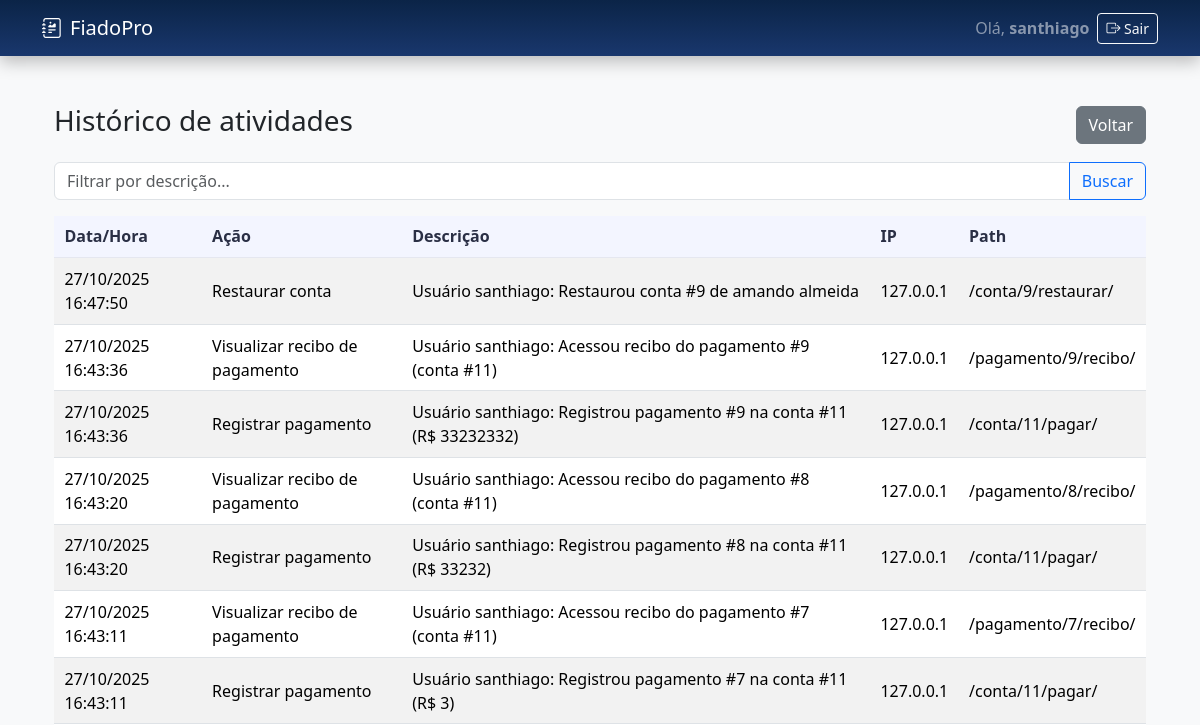
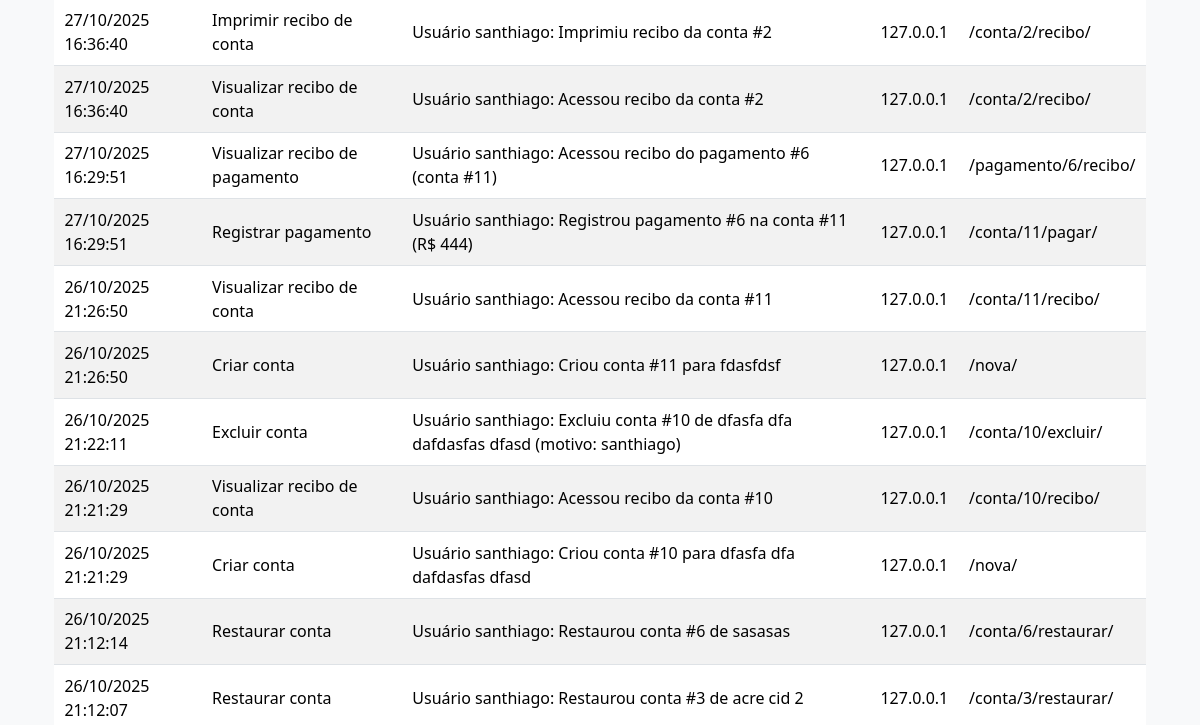
The page /historico/ (signed in, upper part) on the database as committed earlier (2 pictures, top to bottom).
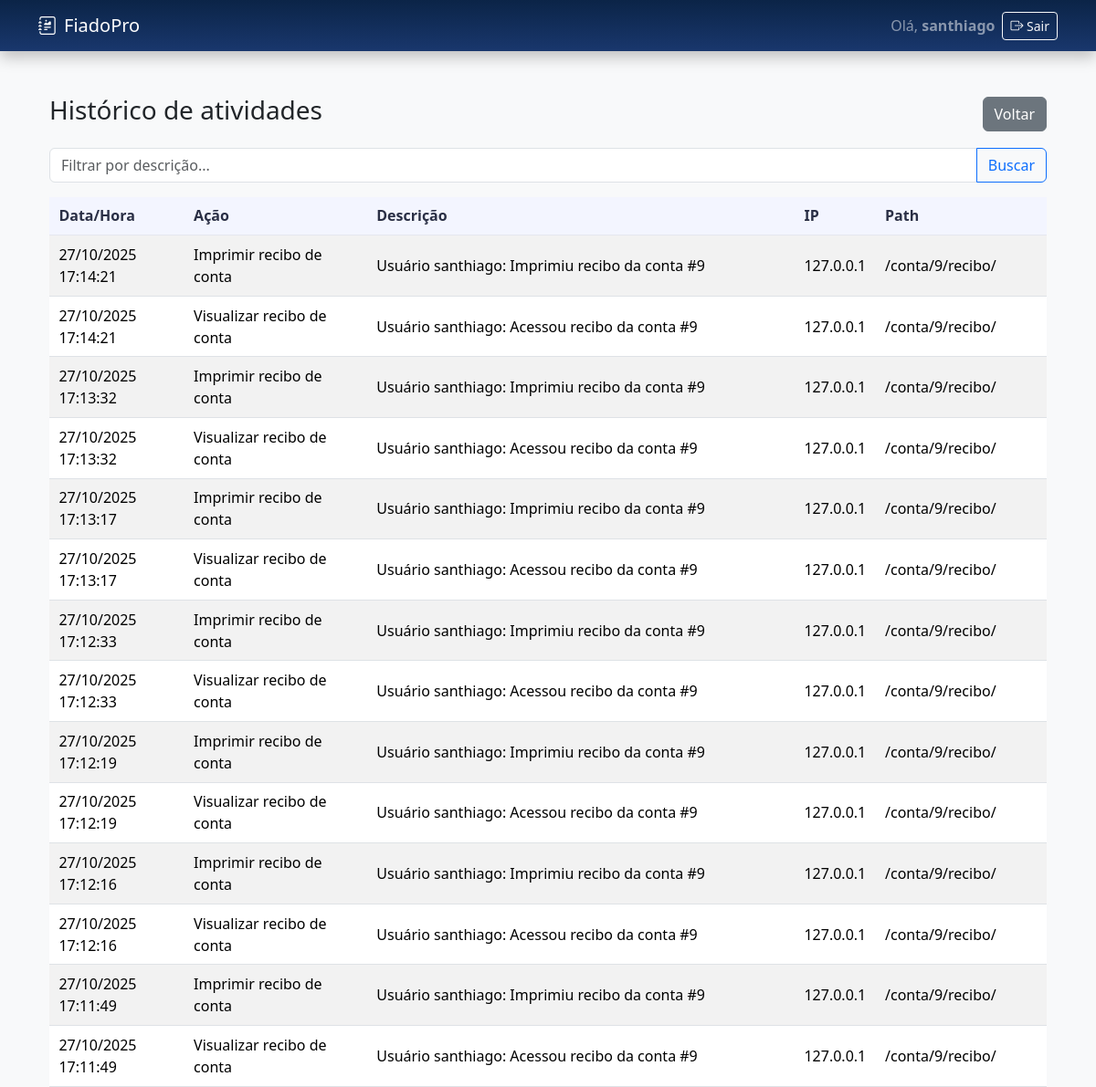
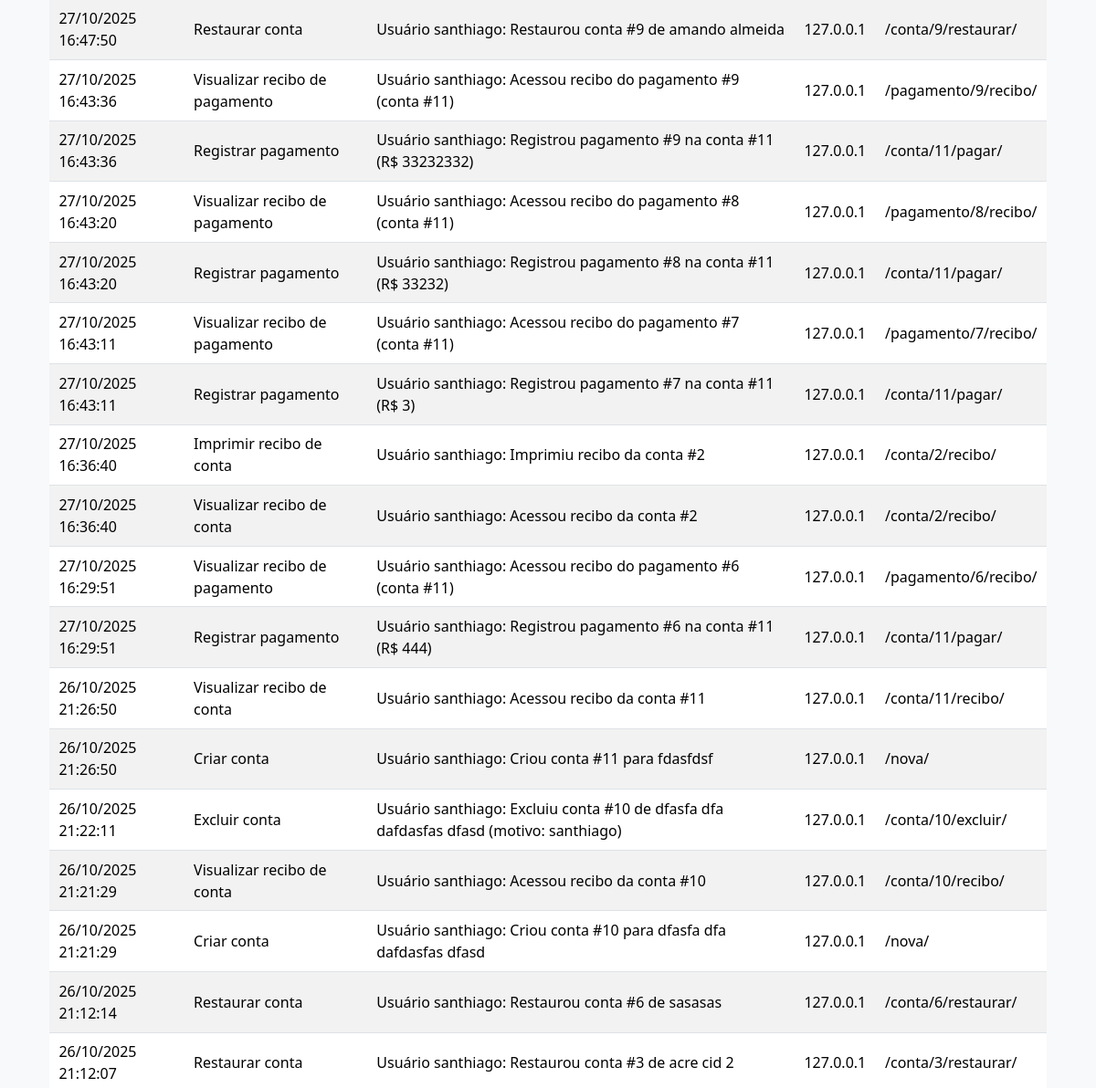
The same page on the database as committed later (2 pictures, top to bottom).
### carteira/models.py (models this page shows, shortened)
class AuditLog(models.Model):
    ACTION_CHOICES = (
        ("conta_criar", "Criar conta"),
        ("conta_excluir", "Excluir conta"),
        ("conta_restaurar", "Restaurar conta"),
        ("conta_recibo", "Visualizar recibo de conta"),
        ("conta_recibo_print", "Imprimir recibo de conta"),
        ("pgto_registrar", "Registrar pagamento"),
        ("pgto_recibo", "Visualizar recibo de pagamento"),
        ("pgto_recibo_print", "Imprimir recibo de pagamento"),
        ("login", "Login"),
        ("logout", "Logout"),
        ("outro", "Outro"),
    )
    user = models.ForeignKey(User, null=True, blank=True, on_delete=models.SET_NULL, related_name="audit_logs")
    action = models.CharField(max_length=40, choices=ACTION_CHOICES, default="outro")
    descricao = models.TextField()  # ex.: "Excluiu conta #4 (motivo: ...)"
    created_at = models.DateTimeField(default=timezone.now, db_index=True)
    path = models.CharField(max_length=255, blank=True)
    method = models.CharField(max_length=10, blank=True)
    ip = models.GenericIPAddressField(null=True, blank=True)
    user_agent = models.TextField(blank=True)
    extra = models.JSONField(null=True, blank=True)
    class Meta:
        ordering = ["-created_at", "-id"]
        indexes = [
            models.Index(fields=["created_at"]),
            models.Index(fields=["action"]),
        ]

### carteira/views.py (the view)
# urls.py: path("historico/", views.historico, name="historico"),
@login_required
def historico(request):
    q = request.GET.get("q", "").strip()
    base = AuditLog.objects.filter(user=request.user)
    if q:
        base = base.filter(descricao__icontains=q)
    logs = base.order_by("-created_at", "-id")[:500]
    return render(request, "carteira/historico.html", {"logs": logs, "q": q})

### carteira/templates/carteira/historico.html
{% extends "carteira/base.html" %}
{% block content %}
<div class="container py-4">
  <div class="d-flex justify-content-between align-items-center mb-3">
    <h3>Histórico de atividades</h3>
    <a href="{% url 'carteira:dashboard' %}" class="btn btn-secondary">Voltar</a>
  </div>
  <form method="get" class="mb-3">
    <div class="input-group">
      <input type="text" name="q" value="{{ q }}" class="form-control" placeholder="Filtrar por descrição...">
      <button class="btn btn-outline-primary">Buscar</button>
    </div>
  </form>
  <div class="table-responsive">
    <table class="table table-sm table-striped align-middle">
      <thead>
        <tr>
          <th>Data/Hora</th>
          <th>Ação</th>
          <th>Descrição</th>
          <th>IP</th>
          <th>Path</th>
        </tr>
      </thead>
      <tbody>
        {% for l in logs %}
        <tr>
          <td>{{ l.created_at|date:"d/m/Y H:i:s" }}</td>
          <td>{{ l.get_action_display }}</td>
          <td>{{ l.descricao }}</td>
          <td>{{ l.ip|default:"—" }}</td>
          <td>{{ l.path }}</td>
        </tr>
        {% empty %}
        <tr><td colspan="5" class="text-muted">Sem registros.</td></tr>
        {% endfor %}
      </tbody>
    </table>
  </div>
</div>
{% endblock %}

Rows that differ between the two databases and show on the page:
added AuditLog: created_at "27/10/2025 17:14:21", action "Imprimir recibo de conta", descricao "Usuário santhiago: Imprimiu recibo da conta #9", ip "127.0.0.1", path "/conta/9/recibo/"
added AuditLog: created_at "27/10/2025 17:14:21", action "Visualizar recibo de conta", descricao "Usuário santhiago: Acessou recibo da conta #9", ip "127.0.0.1", path "/conta/9/recibo/"
added AuditLog: created_at "27/10/2025 17:13:32", action "Imprimir recibo de conta", descricao "Usuário santhiago: Imprimiu recibo da conta #9", ip "127.0.0.1", path "/conta/9/recibo/"
added AuditLog: created_at "27/10/2025 17:13:32", action "Visualizar recibo de conta", descricao "Usuário santhiago: Acessou recibo da conta #9", ip "127.0.0.1", path "/conta/9/recibo/"
added AuditLog: created_at "27/10/2025 17:13:17", action "Imprimir recibo de conta", descricao "Usuário santhiago: Imprimiu recibo da conta #9", ip "127.0.0.1", path "/conta/9/recibo/"
added AuditLog: created_at "27/10/2025 17:13:17", action "Visualizar recibo de conta", descricao "Usuário santhiago: Acessou recibo da conta #9", ip "127.0.0.1", path "/conta/9/recibo/"
added AuditLog: created_at "27/10/2025 17:12:33", action "Imprimir recibo de conta", descricao "Usuário santhiago: Imprimiu recibo da conta #9", ip "127.0.0.1", path "/conta/9/recibo/"
added AuditLog: created_at "27/10/2025 17:12:33", action "Visualizar recibo de conta", descricao "Usuário santhiago: Acessou recibo da conta #9", ip "127.0.0.1", path "/conta/9/recibo/"
added AuditLog: created_at "27/10/2025 17:12:19", action "Imprimir recibo de conta", descricao "Usuário santhiago: Imprimiu recibo da conta #9", ip "127.0.0.1", path "/conta/9/recibo/"
added AuditLog: created_at "27/10/2025 17:12:19", action "Visualizar recibo de conta", descricao "Usuário santhiago: Acessou recibo da conta #9", ip "127.0.0.1", path "/conta/9/recibo/"
added AuditLog: created_at "27/10/2025 17:12:16", action "Imprimir recibo de conta", descricao "Usuário santhiago: Imprimiu recibo da conta #9", ip "127.0.0.1", path "/conta/9/recibo/"
added AuditLog: created_at "27/10/2025 17:12:16", action "Visualizar recibo de conta", descricao "Usuário santhiago: Acessou recibo da conta #9", ip "127.0.0.1", path "/conta/9/recibo/"
added AuditLog: created_at "27/10/2025 17:11:49", action "Imprimir recibo de conta", descricao "Usuário santhiago: Imprimiu recibo da conta #9", ip "127.0.0.1", path "/conta/9/recibo/"
added AuditLog: created_at "27/10/2025 17:11:49", action "Visualizar recibo de conta", descricao "Usuário santhiago: Acessou recibo da conta #9", ip "127.0.0.1", path "/conta/9/recibo/"
